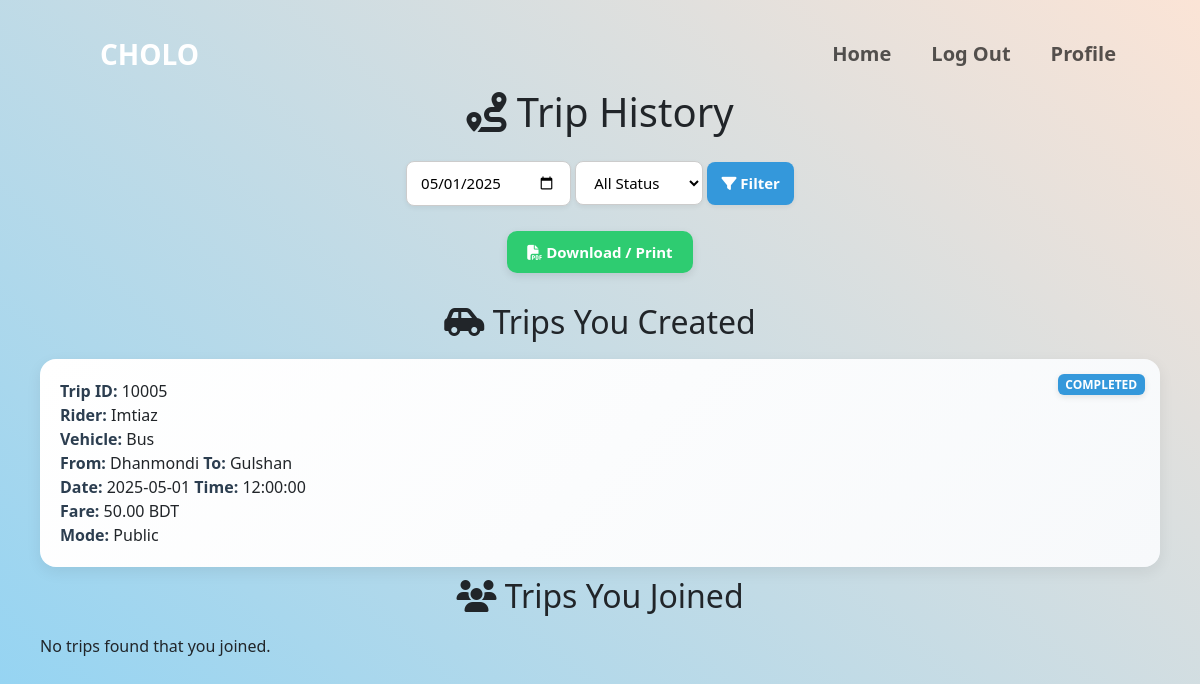
The app's page /backend/trip_history.php?date=2025-05-01 (signed in) with its own data.
### tables this page shows
CREATE TABLE Trips (
    Trip_ID INT PRIMARY KEY AUTO_INCREMENT,
    Student_ID VARCHAR(20),
    where_loc VARCHAR(50),
    Capacity INT,
    Time TIME,
    Date DATE,
    Vehicle_Info VARCHAR(50),
    Fare DECIMAL(5,2),
    Meet_up_location VARCHAR(100),
    Mode_of_Commute VARCHAR(30),
    trip_status VARCHAR(30),
    to_loc VARCHAR(50),
    Used_capacity INT,
    FOREIGN KEY (Student_ID) REFERENCES User(Student_ID) ON DELETE SET NULL,
    FOREIGN KEY (where_loc) REFERENCES Locations(area_locations) ON DELETE SET NULL,
    FOREIGN KEY (to_loc) REFERENCES Locations(area_locations) ON DELETE SET NULL
)AUTO_INCREMENT=10001;

CREATE TABLE User (
    Student_ID VARCHAR(20) PRIMARY KEY,
    Name VARCHAR(100) NOT NULL,
    Gsuite_Email VARCHAR(100) UNIQUE NOT NULL,
    Scanned_ID VARCHAR(255),
    Semester VARCHAR(20),
    Department VARCHAR(50),
    Thana VARCHAR(50),
    Phone_Number VARCHAR(15),  
    Password VARCHAR(100) NOT NULL,
    Address VARCHAR(255),      
    Gender VARCHAR(10),        
    Profile_Pic VARCHAR(255),  
    UserStatus VARCHAR(30) NULL DEFAULT 'Available',  
    Joined VARCHAR(30) NULL DEFAULT 'False',
    Created VARCHAR(30) NULL DEFAULT 'False'
);

### backend/trip_history.php (the view, shortened to what this page needs)
<?php
include 'db_connection.php';
$loggedInID = $_SESSION["User_ID"];
$dateFilter = mysqli_real_escape_string($conn, $_GET['date'] ?? '');
$filterSQL = "";
if (!empty($dateFilter)) $filterSQL .= " AND t.Date = '$dateFilter'";
$ownTripsQuery = "
    SELECT t.*, u.Name
    FROM Trips t
    LEFT JOIN User u ON t.Student_ID = u.Student_ID
    WHERE t.Student_ID = '$loggedInID' $filterSQL
    ORDER BY t.Date DESC, t.Time DESC
";
$joinedTripsQuery = "
    SELECT t.*, u.Name
    FROM Trips t
    JOIN Trip_Joiners tj ON t.Trip_ID = tj.Trip_ID
    LEFT JOIN User u ON t.Student_ID = u.Student_ID
    WHERE tj.Student_ID = '$loggedInID' $filterSQL
    ORDER BY t.Date DESC, t.Time DESC
";
$ownTripsResult = mysqli_query($conn, $ownTripsQuery);
$joinedTripsResult = mysqli_query($conn, $joinedTripsQuery);
?>
<!DOCTYPE html>
<html lang="en">
<head>
    <link rel="stylesheet" href="css/trip_history.css">
    <link rel="stylesheet" href="https://cdnjs.cloudflare.com/ajax/libs/font-awesome/6.5.0/css/all.min.css">
    <link href="https://cdn.jsdelivr.net/npm/bootstrap@5.3.5/dist/css/bootstrap.min.css" rel="stylesheet" />
</head>
<body>
    <div class="ps-3 pe-3">
        <nav class="navbar navbar-expand-lg">
            <a class="navbar-brand fw-bolder fs-3" href="../backend/landing_page.php" style="color:white; margin-left: 4rem;">CHOLO</a>
            <div class="collapse navbar-collapse me-3" id="navbarSupportedContent">
                <ul class="navbar-nav mb-2 mb-lg-0 ms-auto">
                    <li class="nav-item pe-4 fs-5 fw-bold">
                        <a class="nav-link" href="../backend/landing_page.php">Home</a>
                    </li>
                    <li class="nav-item pe-4 fs-5 fw-bold">
                        <a class="nav-link" href="logout.php">Log Out</a>
                    </li>
                    <li class="nav-item pe-4 fs-5 fw-bold">
                        <a class="nav-link" href="../backend/profile.php">Profile</a>
                    </li>
                </ul>
            </div>
        </nav>
    </div>
    <h1><i class="fas fa-route"></i> Trip History</h1>
    <div class="filters">
        <form method="get">
            <input type="date" name="date" value="<?= htmlspecialchars($dateFilter) ?>">
            <select name="status">
                <option value="">All Status</option>
            </select>
            <button type="submit"><i class="fas fa-filter"></i> Filter</button>
        </form>
    </div>
    <div class="button-group">
        <button onclick="window.print()" class="print-btn"><i class="fas fa-file-pdf"></i> Download / Print</button>
    </div>
    <h2><i class="fas fa-car-side"></i> Trips You Created</h2>
    <div class="history-container">
        <?php if (mysqli_num_rows($ownTripsResult) === 0) { ?>
            <p>No trips found that you created.</p>
        <?php }
            else {
              while ($trip = mysqli_fetch_assoc($ownTripsResult)) {
                  $vehicleDisplay = $trip['Vehicle_Info'] ?? 'N/A';
        ?>
            <div class="history-card">
                <div class="badge <?= $trip['trip_status'] ?>"><?= $trip['trip_status'] ?></div>
                <strong>Trip ID:</strong> <?= $trip['Trip_ID'] ?><br>
                <strong>Rider:</strong> <?= $trip['Name'] ?><br>
                <strong>Vehicle:</strong> <?= htmlspecialchars($vehicleDisplay) ?><br>
                <strong>From:</strong> <?= $trip['where_loc'] ?> <strong>To:</strong> <?= $trip['to_loc'] ?><br>
                <strong>Date:</strong> <?= $trip['Date'] ?> <strong>Time:</strong> <?= $trip['Time'] ?><br>
                <strong>Fare:</strong> <?= $trip['Fare'] ?> BDT<br>
                <strong>Mode:</strong> <?= $trip['Mode_of_Commute'] ?><br>
            </div>
        <?php } } ?>
    </div>
    <h2><i class="fas fa-users"></i> Trips You Joined</h2>
    <div class="history-container">
        <?php if (mysqli_num_rows($joinedTripsResult) === 0) { ?>
            <p>No trips found that you joined.</p>
        <?php } else {
            while ($trip = mysqli_fetch_assoc($joinedTripsResult)) {
                $vehicleDisplay = $trip['Vehicle_Info'] ?? 'N/A';
        ?>
            <div class="history-card">
                <div class="badge <?= $trip['trip_status'] ?>"><?= $trip['trip_status'] ?></div>
                <strong>Trip ID:</strong> <?= $trip['Trip_ID'] ?><br>
                <strong>Rider:</strong> <?= $trip['Name'] ?><br>
                <strong>Vehicle:</strong> <?= htmlspecialchars($vehicleDisplay) ?><br>
                <strong>From:</strong> <?= $trip['where_loc'] ?> <strong>To:</strong> <?= $trip['to_loc'] ?><br>
                <strong>Date:</strong> <?= $trip['Date'] ?> <strong>Time:</strong> <?= $trip['Time'] ?><br>
                <strong>Fare:</strong> <?= $trip['Fare'] ?> BDT<br>
                <strong>Mode:</strong> <?= $trip['Mode_of_Commute'] ?><br>
            </div>
        <?php } } ?>
    </div>
</body>
</html>

### backend/css/trip_history.css (style rules this page uses)
body { font-family: 'Inter', sans-serif; background-color: #f4f6f9; margin: 0; padding: 20px; }
h1, h2 { color: #2c3e50; text-align: center; margin-top: 20px; }
.filters { display: flex; justify-content: center; gap: 15px; margin: 25px 0; flex-wrap: wrap; }
.filters input, .filters select, .filters button { padding: 10px 14px; border: 1px solid #ccc; border-radius: 8px; font-size: 15px; background-color: #fff; box-shadow: 0 2px 5px rgba(0,0,0,0.06); transition: all 0.2s ease; }
.filters button { background-color: #3498db; color: white; border: none; cursor: pointer; font-weight: 600; }
.button-group { text-align: center; margin-bottom: 30px; }
.print-btn { background-color: #2ecc71; color: white; padding: 10px 20px; border: none; border-radius: 10px; cursor: pointer; font-weight: 600; font-size: 15px; box-shadow: 0 3px 8px rgba(0,0,0,0.1); transition: background 0.3s ease; }
.history-container { display: grid; grid-template-columns: repeat(auto-fit, minmax(330px, 1fr)); gap: 25px; padding: 10px 20px; }
.history-card { background: linear-gradient(135deg, #ffffff, #f7f9fb); border-radius: 16px; padding: 20px; box-shadow: 0 5px 15px rgba(0,0,0,0.07); transition: transform 0.2s ease, box-shadow 0.2s ease; position: relative; }
.history-card strong { color: #2c3e50; font-weight: 600; }
.badge { position: absolute; top: 15px; right: 15px; padding: 6px 12px; border-radius: 20px; font-size: 12px; font-weight: bold; color: white; text-transform: uppercase; box-shadow: 0 2px 6px rgba(0,0,0,0.1); }
.badge.Completed { background-color: #3498db; }

### backend/trip_history.php (style rules this page uses)
body { background-image: linear-gradient(220deg, #fbe4d6 0%, #8fd3f4); background-attachment: fixed; }

### records on screen
trips: trip_status "COMPLETED", Trip_ID "10005", Student_ID.Name "Imtiaz", Vehicle_Info "Bus", where_loc "Dhanmondi", to_loc "Gulshan", Date "2025-05-01", Time "12:00:00", Fare "50.00", Mode_of_Commute "Public"
